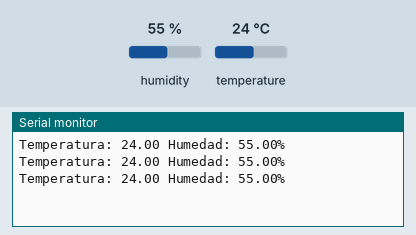
Bench run of a program on a simulated ESP32. Parts: the last lines printed to the serial monitor. The test bench sets the inputs (shaded band); at power-on: humidity 55 %, temperature 24 °C.

Above: at 6.8 s.
6.9 s: humidity set to 22 %
At 11.4 s:
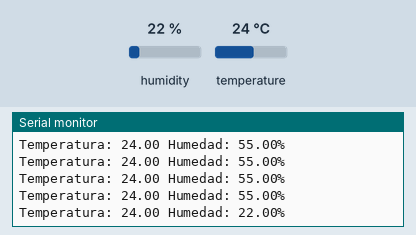
12.3 s: temperature set to 12 °C
At 14.5 s:
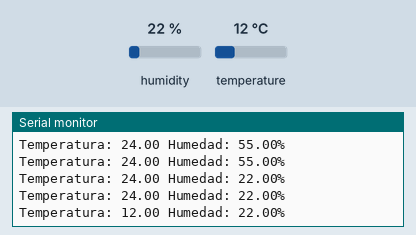
17.7 s: humidity set to 40 %
At 18.9 s:
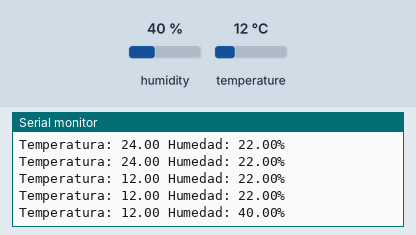
Timing chart, 0 to 20.7 s (numbered marks = the images above; inputs shaded):
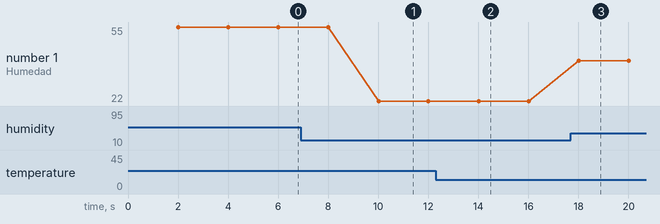

The program:

main.cpp
```cpp
/*
 *	Humidity Sensor
 *	Autor: Luis Ángel Cruz Díaz
 *	Fecha:  16/11/2023
 *
 *  Este programa lee la humedad y temperatura de un sensor DHT22 o un DHT11
 *  y muestra los valores en el puerto serial.
 *
 *  El sensor DHT22 o el DHT 11 se conecta al pin 14 (D5) del ESP8266
 *  DHT22       ESP8266
 *  VCC---------VCC
 *  GND---------GND
 *  DATA--------GPIO 14 (D5)
 *
 * El sensor DHT22 o el DHT 11 se conecta al pin 5 (D5) del ESP32
 * DHT22        ESP32
 * VCC----------VCC
 * GND----------GND
 * DATA---------GPIO 5 (D5)
 */

#include <Arduino.h>
#include <Adafruit_Sensor.h>
#include <DHT.h>
#include <DHT_U.h>

#ifdef ESP8266_BOARD
    int sensor = 14;
#elif defined(ESP32_BOARD)
    int sensor = 5;
#endif

float temperatura;
float humedad;
float tiempoAnterior = 0;

// Si queremos usar el DHT11 en lugar del DHT22, cambiamos el tipo de sensor a DHT22
DHT dht(sensor, DHT22);

void setup() {
	Serial.begin(9600);
	dht.begin();
}

void loop() {
    float tiempo = millis();
    if (tiempo - tiempoAnterior > 2000) {
        tiempoAnterior = tiempo;
        temperatura = dht.readTemperature();
        humedad = dht.readHumidity();
        Serial.println("Temperatura: " + String(temperatura) + " Humedad: " + String(humedad) +"%");
    }
}
```

Measured:
- after the input at 6.9 s, the serial monitor: prints a new line after 3.1 s (image 1)
- after the input at 12.3 s, the serial monitor: prints a new line after 1.7 s (image 2)
- after the input at 17.7 s, the serial monitor: prints a new line after 0.32 s (image 3)
- plotted number 1: 55 → 22 after the input at 6.9 s, 22 → 40 after the input at 17.7 s
